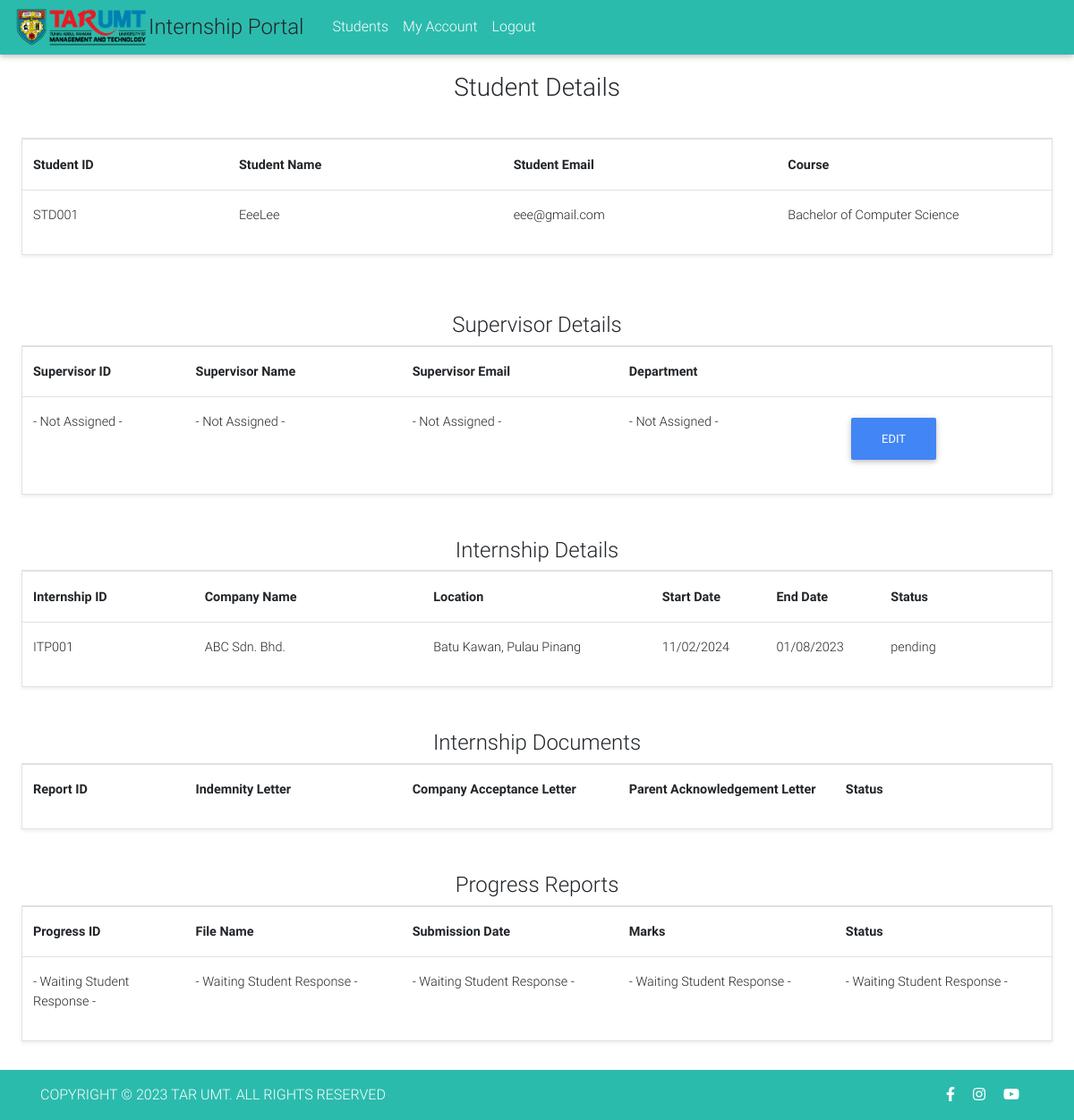
Page /committee/studentDetails.php?studID=STD001 on the committed database.
### tables this page shows
CREATE TABLE `student` (
  `studentID` varchar(100) NOT NULL,
  `name` varchar(100) NOT NULL,
  `email` varchar(100) NOT NULL,
  `password` varchar(100) NOT NULL,
  `course` varchar(100) NOT NULL,
  `supervisorID` varchar(100) DEFAULT NULL
);

CREATE TABLE `internship` (
  `internshipID` varchar(100) NOT NULL,
  `companyName` varchar(200) NOT NULL,
  `location` varchar(100) NOT NULL,
  `startDate` varchar(100) NOT NULL,
  `endDate` varchar(100) NOT NULL,
  `status` varchar(100) NOT NULL,
  `studentID` varchar(100) DEFAULT NULL
);

### committee/studentDetails.php (the view, shortened to what this page needs)
<?php
  include('includes/header.php');
?>
<?php
  $retStudentID = $_GET['studID'];
  $sql = "SELECT * FROM student WHERE studentID = '$retStudentID'";
    $students = $db->query($sql);
?>
    <main>
        <h3 class="text-center p-3">Student Details</h3>
        <div class="m-4 border shadow-sm" width="100%">
          <table class="table">
                <tr>
                    <td width="15%" style="font-weight: bold">Student ID</td>
                    <td width="20%" style="font-weight: bold">Student Name</td>
                    <td width="20%" style="font-weight: bold">Student Email</td>
                    <td width="20%" style="font-weight: bold">Course</td>
                </tr
                <?php while($student = mysqli_fetch_assoc($students)): ?>
                    <tr>
                        <td><?=$student['studentID'];?> </td>
                        <td><?=$student['name'];?> </td>
                        <td><?=$student['email'];?> </td>
                        <td><?=$student['course'];?> </td>
                <?php endwhile;?>
         </table>
        </div>
        <br>
<?php
  $sql2 = "SELECT supervisor.*
FROM student, supervisor
WHERE student.supervisorID = supervisor.supervisorID AND student.studentID = '$retStudentID'";
    $sups = $db->query($sql2);
?>
        <h4 class="text-center pt-3 pb-0">Supervisor Details</h3>
        <div class="m-2 mx-4 border shadow-sm" width="100%">
          <table class="table">
              <tr>
                  <td width="15%" style="font-weight: bold">Supervisor ID</td>
                  <td width="20%" style="font-weight: bold">Supervisor Name</td>
                  <td width="20%" style="font-weight: bold">Supervisor Email</td>
                  <td width="20%" style="font-weight: bold">Department</td>
                  <td width="20%"></td>
              </tr>
              <?php if(mysqli_num_rows($sups) <= 0): ?>
                    <td>- Not Assigned -</td>
                    <td>- Not Assigned -</td>
                    <td>- Not Assigned -</td>
                    <td>- Not Assigned -</td>
                        <td><a href="editSupervisor.php?studID=<?=$retStudentID;?>"><button type="button" class="btn btn-primary">Edit</button></a> </td>
              <?php endif;?>
         </table>
        </div>
        <br>
<?php
  $sql3 = "SELECT internship.*
        FROM student, internship
        WHERE student.studentID = internship.studentID AND student.studentID = '$retStudentID'";
    $inDets = $db->query($sql3);
?>
        <h4 class="text-center pt-3 pb-0">Internship Details</h3>
        <div class="m-2 mx-4 border shadow-sm" width="100%">
          <table class="table">
              <tr>
                  <td width="15%" style="font-weight: bold">Internship ID</td>
                  <td width="20%" style="font-weight: bold">Company Name</td>
                  <td width="20%" style="font-weight: bold">Location</td>
                  <td width="10%" style="font-weight: bold">Start Date</td>
                  <td width="10%" style="font-weight: bold">End Date</td>
                  <td width="15%" style="font-weight: bold">Status</td>
              </tr>
                <?php if(mysqli_num_rows($inDets) > 0): ?>
                <?php while($inDet = mysqli_fetch_assoc($inDets)): ?>
                    <tr>
                        <td><?=$inDet['internshipID'];?></td>
                        <td><?=$inDet['companyName'];?></td>
                        <td><?=$inDet['location'];?></td>
                        <td><?=$inDet['startDate'];?></td>
                        <td><?=$inDet['endDate'];?></td>
                        <td><?=$inDet['status'];?></td>
                    </tr>
                <?php endwhile;?>
              <?php endif;?>
         </table>
        </div>
        <br>
        <h4 class="text-center pt-3 pb-0">Internship Documents</h3>
        <div class="m-2 mx-4 border shadow-sm" width="100%">
          <table class="table">
              <tr>
                  <td width="15%" style="font-weight: bold">Report ID</td>
                  <td width="20%" style="font-weight: bold">Indemnity Letter</td>
                  <td width="20%" style="font-weight: bold">Company Acceptance Letter</td>
                  <td width="20%" style="font-weight: bold">Parent Acknowledgement Letter</td>
                  <td width="20%" style="font-weight: bold">Status</td>
              </tr>
         </table>
        </div>
        <br>
<?php
  $sql5 = "SELECT progressreport.*, COALESCE(progressreport.marks, 'pending') AS marks
        FROM student, progressreport
        WHERE student.studentID = progressreport.studentID AND student.studentID = '$retStudentID'";
    $prgs = $db->query($sql5);
?>
        <h4 class="text-center pt-3 pb-0">Progress Reports</h3>
        <div class="m-2 mx-4 border shadow-sm" width="100%">
          <table class="table">
              <tr>
                  <td width="15%" style="font-weight: bold">Progress ID</td>
                  <td width="20%" style="font-weight: bold">File Name</td>
                  <td width="20%" style="font-weight: bold">Submission Date</td>
                  <td width="20%" style="font-weight: bold">Marks</td>
                  <td width="20%" style="font-weight: bold">Status</td>
              </tr>
              <?php if(mysqli_num_rows($prgs) <= 0): ?>
                    <tr>
                        <td>- Waiting Student Response -</td>
                        <td>- Waiting Student Response -</td>
                        <td>- Waiting Student Response -</td>
                        <td>- Waiting Student Response -</td>
                        <td>- Waiting Student Response -</td>
                    </tr>
              <?php endif;?>
         </table>
        </div>
        <br>
    </main>
<?php include 'includes/footer.php';  ?>

### rows in the picture
student: studentID "STD001", name "EeeLee", email "eee@gmail.com", course "Bachelor of Computer Science"
internship: internshipID "ITP001", companyName "ABC Sdn. Bhd.", location "Batu Kawan, Pulau Pinang", startDate "11/02/2024", endDate "01/08/2023", status "pending"
